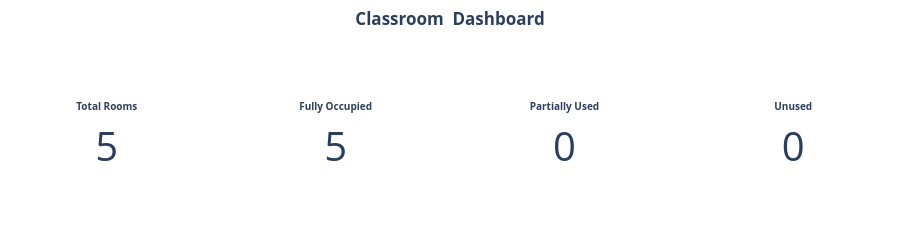

Notebook code cell kept with this figure:
### Markdown cell above
### KPI's

### Code cell
# --- Data ---
time_slots = ['10:00-12:00', '12:00-02:00', '02:30-04:30', '04:30-05:30']

def slot_filled(row):
    return sum(1 for s in time_slots if str(row.get(s, '')).strip() not in ['', 'nan', 'None'])

cls['filled_slots'] = cls.apply(slot_filled, axis=1)

total_rooms     = len(cls)
max_slots       = len(time_slots)

fully_occupied  = int((cls['filled_slots'] == max_slots).sum())
partially_used  = int(((cls['filled_slots'] > 0) & (cls['filled_slots'] < max_slots)).sum())
unused          = int((cls['filled_slots'] == 0).sum())

# --- Figure ---
fig = go.Figure()

def add_kpi(value, title, x_pos):
    fig.add_trace(go.Indicator(
        mode="number",
        value=value,
        title={"text": f"<b>{title}</b>"},
        number={"font": {"size": 40}},
        domain={'x': x_pos, 'y': [0, 1]}
    ))

# --- Add KPIs ---
add_kpi(total_rooms,    "Total Rooms",      [0.00, 0.22])
add_kpi(fully_occupied, "Fully Occupied",   [0.26, 0.48])
add_kpi(partially_used, "Partially Used",   [0.52, 0.74])
add_kpi(unused,         "Unused",           [0.78, 1.00])

# --- Layout ---
fig.update_layout(
    title="<b>Classroom  Dashboard</b>",
    title_x=0.5,
    height=250,
    margin=dict(t=50, b=10, l=10, r=10)
)

fig.show()

### Figure 1 — Plotly figure (JSON) as saved in the notebook; plotly's stock layout.template omitted (floating-point values rounded to 4 significant figures)
{"data": [{"domain": {"x": [0, 0.22], "y": [0, 1]}, "mode": "number", "number": {"font": {"size": 40}}, "title": {"text": "<b>Total Rooms</b>"}, "type": "indicator", "value": 5}, {"domain": {"x": [0.26, 0.48], "y": [0, 1]}, "mode": "number", "number": {"font": {"size": 40}}, "title": {"text": "<b>Fully Occupied</b>"}, "type": "indicator", "value": 5}, {"domain": {"x": [0.52, 0.74], "y": [0, 1]}, "mode": "number", "number": {"font": {"size": 40}}, "title": {"text": "<b>Partially Used</b>"}, "type": "indicator", "value": 0}, {"domain": {"x": [0.78, 1], "y": [0, 1]}, "mode": "number", "number": {"font": {"size": 40}}, "title": {"text": "<b>Unused</b>"}, "type": "indicator", "value": 0}], "layout": {"height": 250, "margin": {"b": 10, "l": 10, "r": 10, "t": 50}, "title": {"text": "<b>Classroom  Dashboard</b>", "x": 0.5}}}
